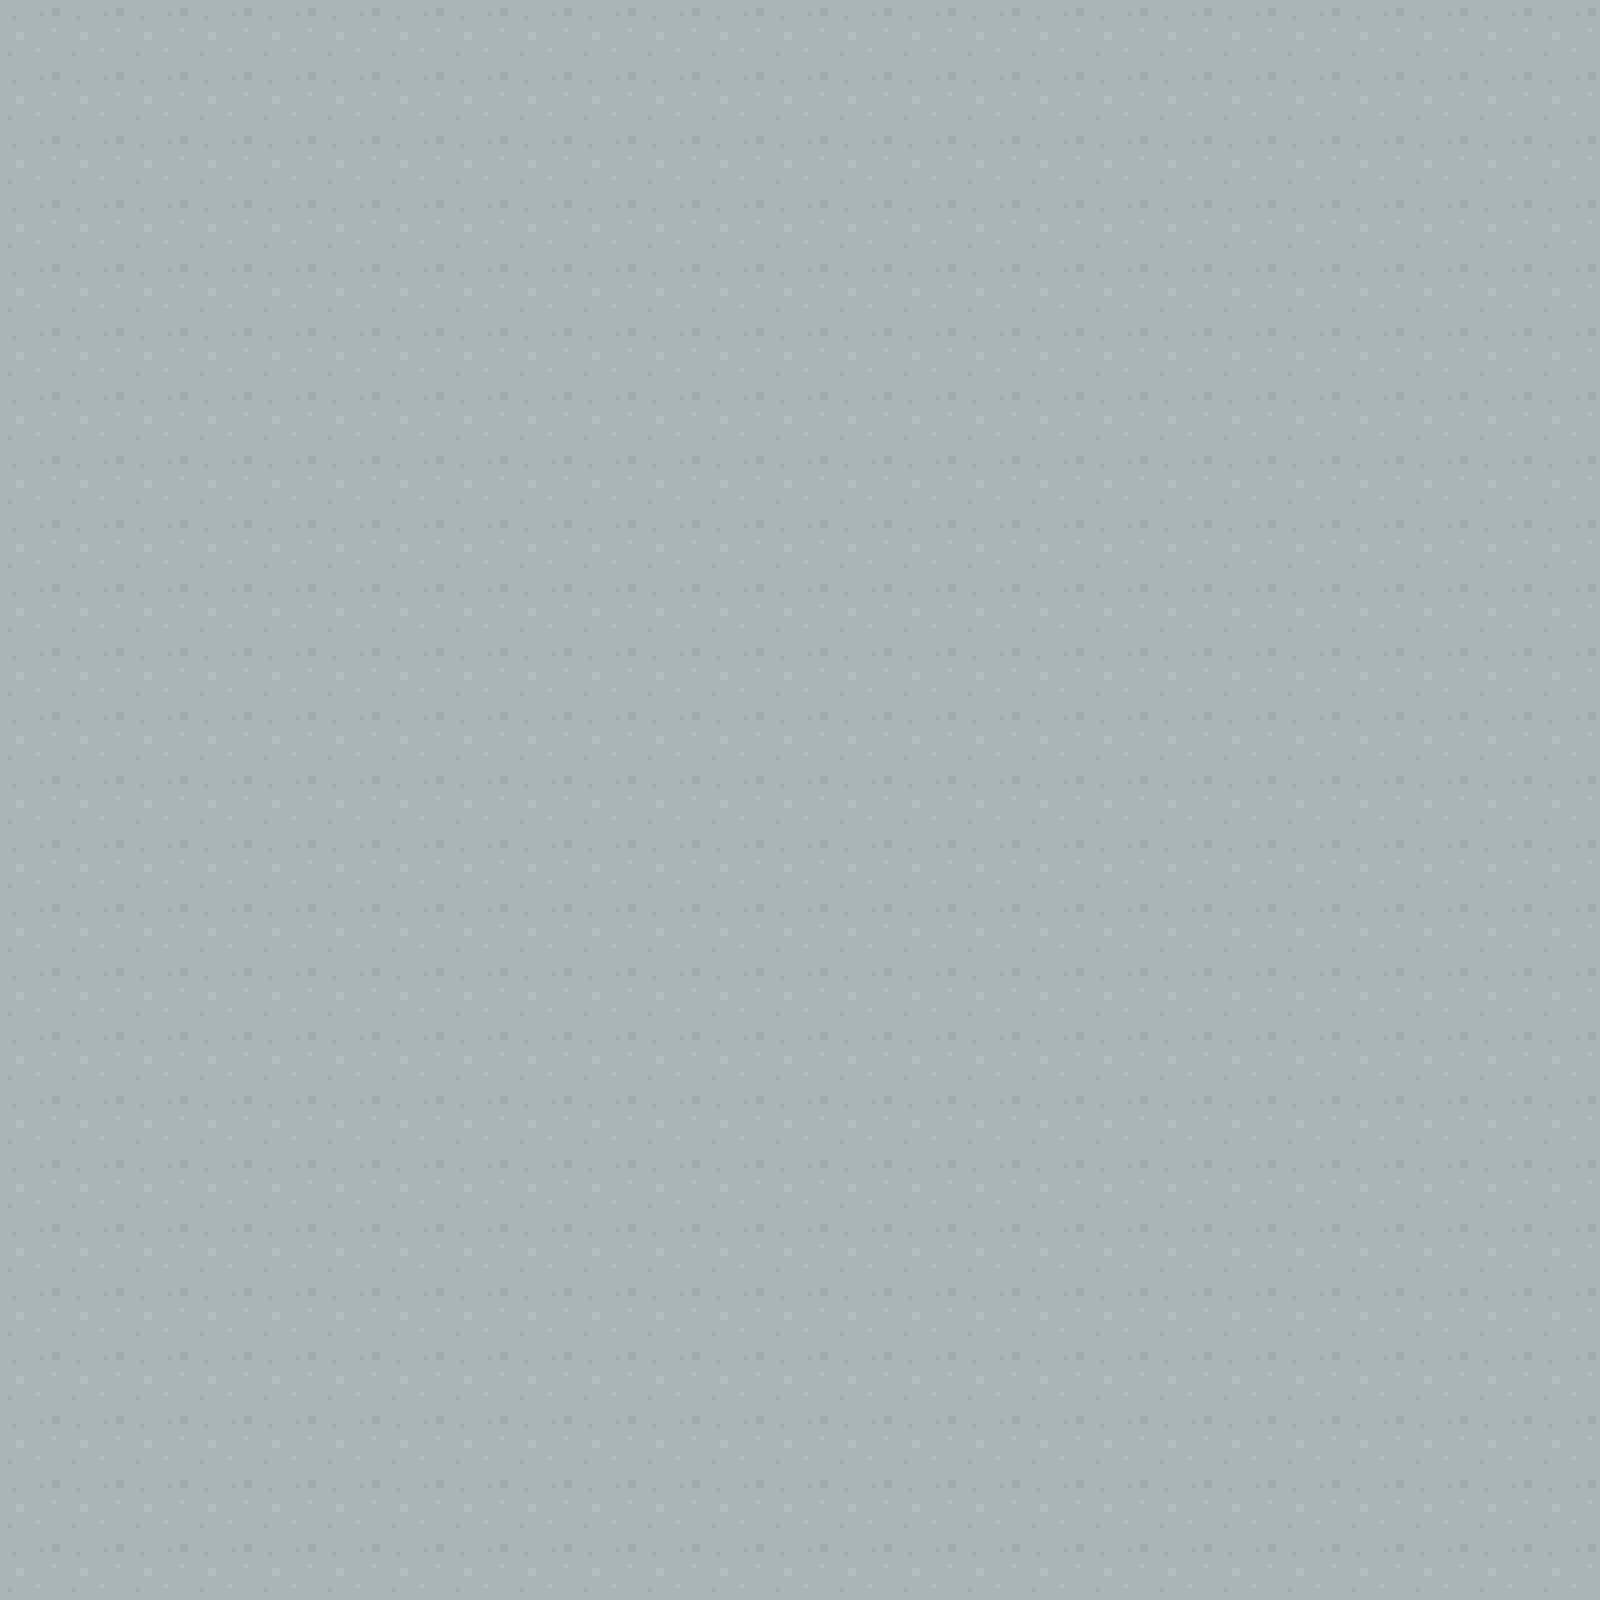

Tiled map render using the project's own tile images. Description and the whole map definition, tile-layer contents included, below:
An orthogonal 25x25 tile map with 64x64 px tiles, 1 tile layer (Tile Layer 1).

<map version="1.2" tiledversion="1.3.3" orientation="orthogonal" renderorder="right-down" width="25" height="25" tilewidth="64" tileheight="64" infinite="0" nextlayerid="2" nextobjectid="1">
 <tileset firstgid="1" source="../maps/64TilesheetDungeon.tsx" />
 <layer id="1" name="Tile Layer 1" width="25" height="25">
  <data encoding="csv">
68,68,68,68,68,68,68,68,68,68,68,68,68,68,68,68,68,68,68,68,68,68,68,68,68,
68,68,68,68,68,68,68,68,68,68,68,68,68,68,68,68,68,68,68,68,68,68,68,68,68,
68,68,68,68,68,68,68,68,68,68,68,68,68,68,68,68,68,68,68,68,68,68,68,68,68,
68,68,68,68,68,68,68,68,68,68,68,68,68,68,68,68,68,68,68,68,68,68,68,68,68,
68,68,68,68,68,68,68,68,68,68,68,68,68,68,68,68,68,68,68,68,68,68,68,68,68,
68,68,68,68,68,68,68,68,68,68,68,68,68,68,68,68,68,68,68,68,68,68,68,68,68,
68,68,68,68,68,68,68,68,68,68,68,68,68,68,68,68,68,68,68,68,68,68,68,68,68,
68,68,68,68,68,68,68,68,68,68,68,68,68,68,68,68,68,68,68,68,68,68,68,68,68,
68,68,68,68,68,68,68,68,68,68,68,68,68,68,68,68,68,68,68,68,68,68,68,68,68,
68,68,68,68,68,68,68,68,68,68,68,68,68,68,68,68,68,68,68,68,68,68,68,68,68,
68,68,68,68,68,68,68,68,68,68,68,68,68,68,68,68,68,68,68,68,68,68,68,68,68,
68,68,68,68,68,68,68,68,68,68,68,68,68,68,68,68,68,68,68,68,68,68,68,68,68,
68,68,68,68,68,68,68,68,68,68,68,68,68,68,68,68,68,68,68,68,68,68,68,68,68,
68,68,68,68,68,68,68,68,68,68,68,68,68,68,68,68,68,68,68,68,68,68,68,68,68,
68,68,68,68,68,68,68,68,68,68,68,68,68,68,68,68,68,68,68,68,68,68,68,68,68,
68,68,68,68,68,68,68,68,68,68,68,68,68,68,68,68,68,68,68,68,68,68,68,68,68,
68,68,68,68,68,68,68,68,68,68,68,68,68,68,68,68,68,68,68,68,68,68,68,68,68,
68,68,68,68,68,68,68,68,68,68,68,68,68,68,68,68,68,68,68,68,68,68,68,68,68,
68,68,68,68,68,68,68,68,68,68,68,68,68,68,68,68,68,68,68,68,68,68,68,68,68,
68,68,68,68,68,68,68,68,68,68,68,68,68,68,68,68,68,68,68,68,68,68,68,68,68,
68,68,68,68,68,68,68,68,68,68,68,68,68,68,68,68,68,68,68,68,68,68,68,68,68,
68,68,68,68,68,68,68,68,68,68,68,68,68,68,68,68,68,68,68,68,68,68,68,68,68,
68,68,68,68,68,68,68,68,68,68,68,68,68,68,68,68,68,68,68,68,68,68,68,68,68,
68,68,68,68,68,68,68,68,68,68,68,68,68,68,68,68,68,68,68,68,68,68,68,68,68,
68,68,68,68,68,68,68,68,68,68,68,68,68,68,68,68,68,68,68,68,68,68,68,68,68
</data>
 </layer>
</map>
